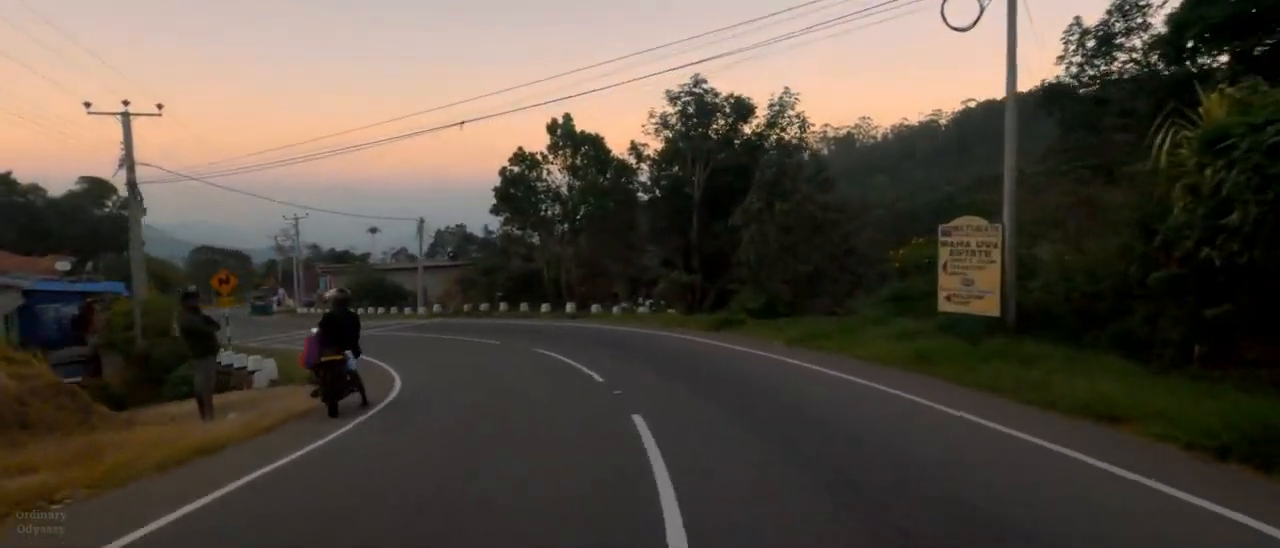
#> input picture frame 36 of Research Component/1.mp4, 1280 x 548 px, given in place of blur_appear_rainy2.mp4, which was not available
$ python sky_region_environement_detection.py
#> lines starting #> are read from the running program, lines starting #| are printed output that depends on the picture; after the words box and inside, x2 and y2 are one past the last pixel; in counts of white or black regions, pixels touching at a corner belong together; pictures that were not available may be replaced by others from this repository, and a replacement may not be noted
import cv2
import numpy as np


def is_daytime(frame):
    height, width, _ = frame.shape
    sky_region = frame[:height//3, :]
    gray = cv2.cvtColor(sky_region, cv2.COLOR_BGR2GRAY)
    brightness = np.mean(gray)
    return brightness > 100

def is_nighttime(frame):
    height, width, _ = frame.shape
    sky_region = frame[:height//3, :]
    gray = cv2.cvtColor(sky_region, cv2.COLOR_BGR2GRAY)
    brightness = np.mean(gray)

    if brightness < 50:
        _, thresholded = cv2.threshold(gray, 200, 255, cv2.THRESH_BINARY)
        bright_pixels = np.sum(thresholded == 255)
        total_pixels = gray.size
        bright_ratio = bright_pixels / total_pixels

        if bright_ratio < 0.01:
            return True
    return False

def compute_histogram(frame):
    gray = cv2.cvtColor(frame, cv2.COLOR_BGR2GRAY)
    hist = cv2.calcHist([gray], [0], None, [256], [0, 256])
    cv2.normalize(hist, hist)
    return hist

def compare_histograms(hist1, hist2):
    score = cv2.compareHist(hist1, hist2, cv2.HISTCMP_CORREL)
    return score

def detect_rain(hist1, hist2, threshold=0.8):
    score = compare_histograms(hist1, hist2)
    return score < threshold

def process_video_stream(video_path):
#> called with video_path = 'dataset/blur/blur_appear_rainy2.mp4'
    cap = cv2.VideoCapture(video_path)

    if not cap.isOpened():
        print("Error: Could not open video file.")
        return

    ret, prev_frame = cap.read()
#> prev_frame is the input picture: shape (548, 1280, 3); mean B, G, R 66.2, 76.8, 86.2
    if not ret:
        print("Error: Could not read the first frame.")
        return

    prev_hist = compute_histogram(prev_frame)
#> in compute_histogram, `gray = cv2.cvtColor(frame, cv2.COLOR_BGR2GRAY)`:
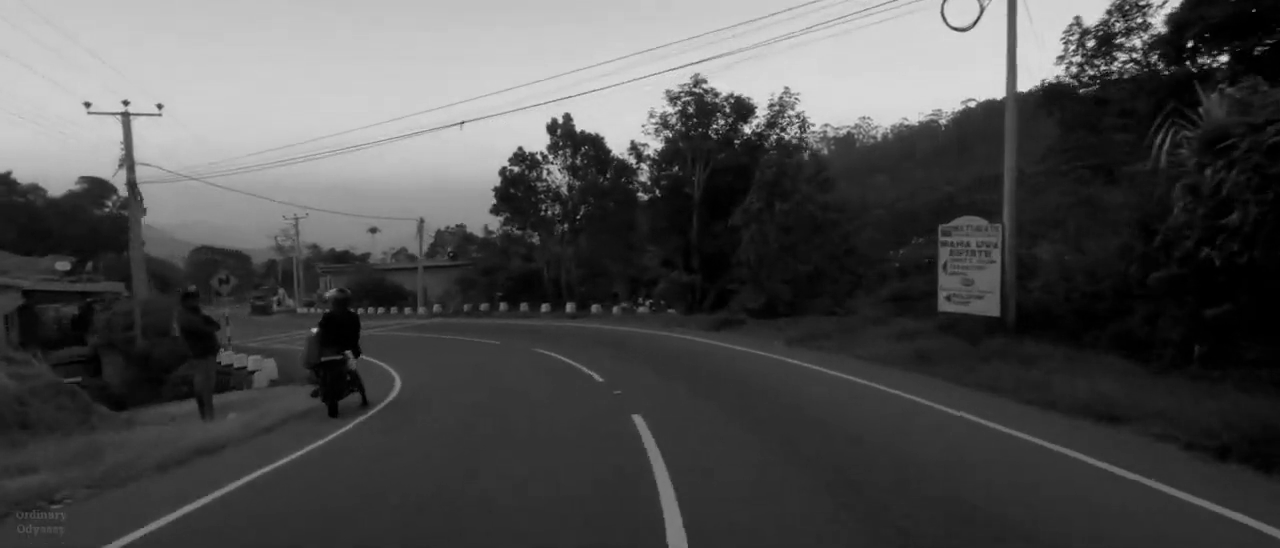
#> gray: shape (548, 1280); min 0, max 228, mean 78.4
#> in compute_histogram, `hist = cv2.calcHist([gray], [0], None, [256], [0, 256])`: hist = 256 values, max 17356 at index 46, min 0 at index 229, mean 2740
#> prev_hist = 256 values, max 0.235 at index 46, min 0 at index 229, mean 0.0372

    fps = cap.get(cv2.CAP_PROP_FPS)
    rain_detected = False
    no_rain_frames = 0
    no_rain_frame_threshold = 30
    check_interval = 150
    frame_count = 0


    daytime = is_daytime(prev_frame)
#> in is_daytime, `sky_region = frame[:height//3, :]`:
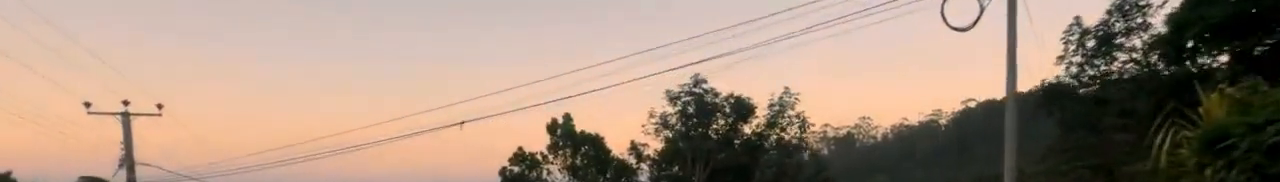
#> sky_region: shape (182, 1280, 3); mean B, G, R 126.3, 143.4, 166.2
#> in is_daytime, `gray = cv2.cvtColor(sky_region, cv2.COLOR_BGR2GRAY)`:
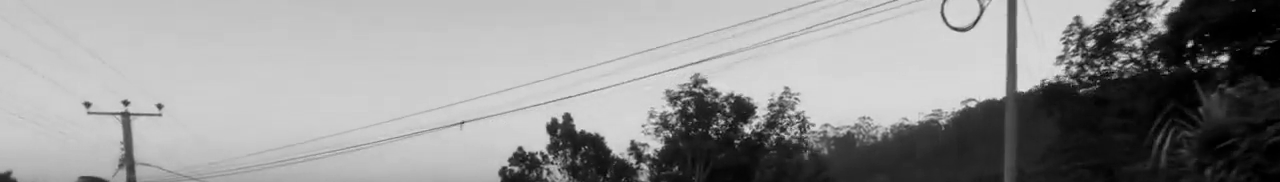
#> gray: shape (182, 1280); min 0, max 228, mean 148.3
#> in is_daytime, `brightness = np.mean(gray)`: brightness = 148.3
#> daytime = True
    nighttime = not daytime
#> nighttime = False

    while cap.isOpened():
        ret, frame = cap.read()
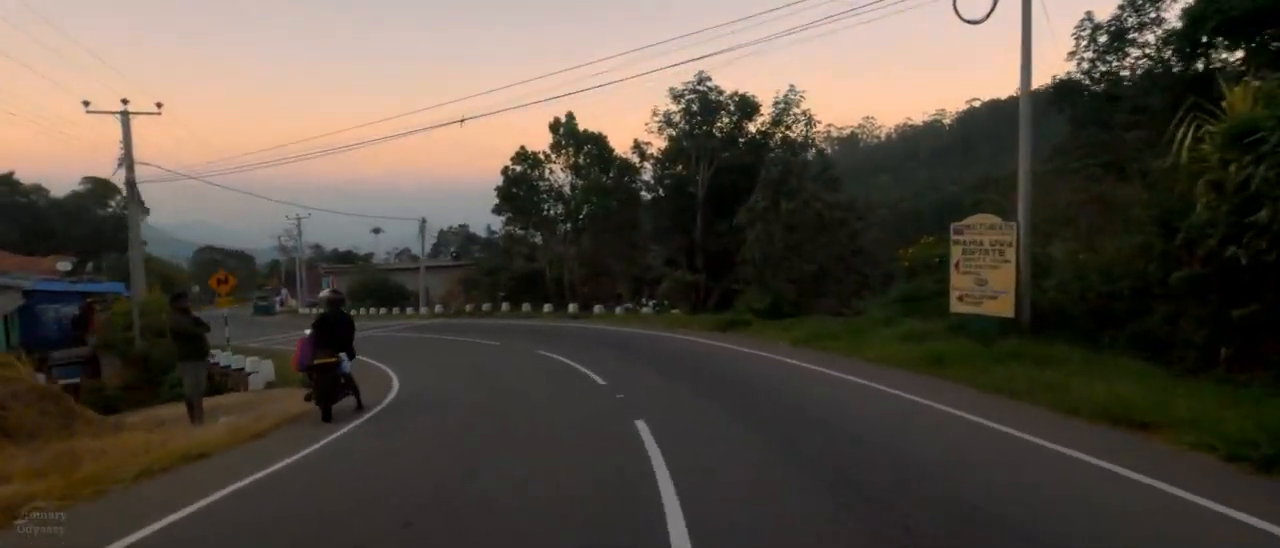
#> input picture frame 37 of Research Component/1.mp4, 1280 x 548 px, given in place of blur_appear_rainy2.mp4, which was not available
#> frame is the input picture: shape (548, 1280, 3); mean B, G, R 66.4, 77.2, 86.5
        if not ret:
            break

        frame_count += 1


        if frame_count % check_interval == 0:
            daytime = is_daytime(frame)
            nighttime = not daytime

        current_hist = compute_histogram(frame)
#> in compute_histogram (call 2), `gray = cv2.cvtColor(frame, cv2.COLOR_BGR2GRAY)`:
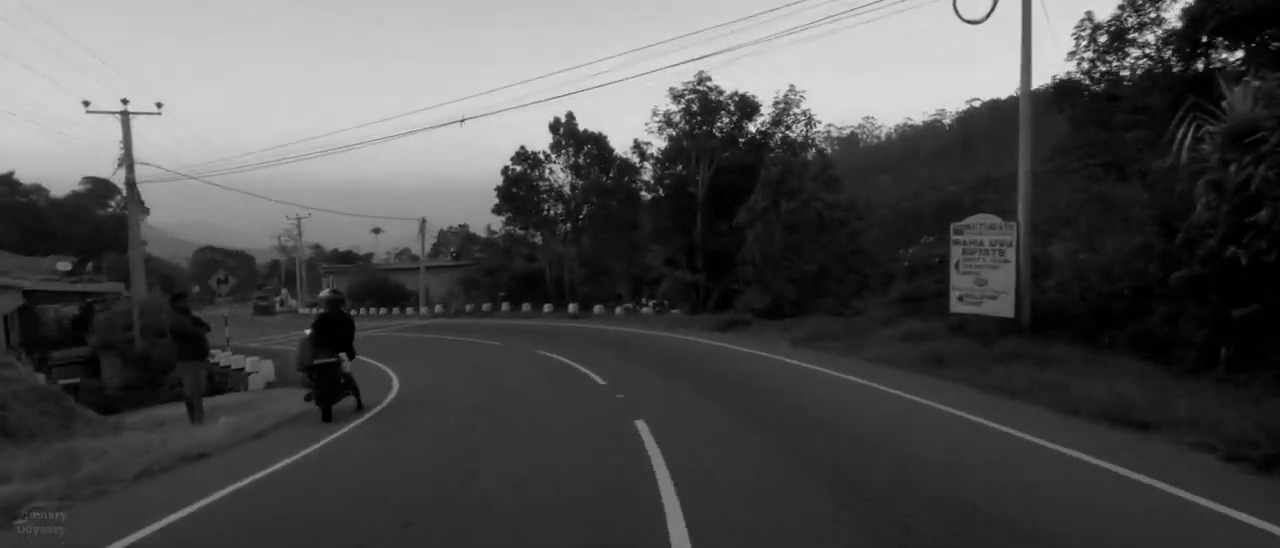
#> gray: shape (548, 1280); min 0, max 239, mean 78.7
#> in compute_histogram (call 2), `hist = cv2.calcHist([gray], [0], None, [256], [0, 256])`: hist = 256 values, max 17242 at index 46, min 0 at index 227, mean 2740
#> current_hist = 256 values, max 0.233 at index 46, min 0 at index 227, mean 0.0371
        raining = detect_rain(prev_hist, current_hist)
#> in compare_histograms, `score = cv2.compareHist(hist1, hist2, cv2.HISTCMP_CORREL)`: score = 0.998
#> raining = False

        condition = ""
        if daytime:
            condition = "DayMode"
        elif nighttime:
            condition = "NightMode"

        if raining:
            rain_detected = True
            no_rain_frames = 0
        else:
            no_rain_frames += 1

        if rain_detected:
            condition += " - Rain Detected"

        if no_rain_frames > no_rain_frame_threshold:
            rain_detected = False

        cv2.putText(frame, condition, (10, 30), cv2.FONT_HERSHEY_SIMPLEX, 1, (255, 0, 0), 2)
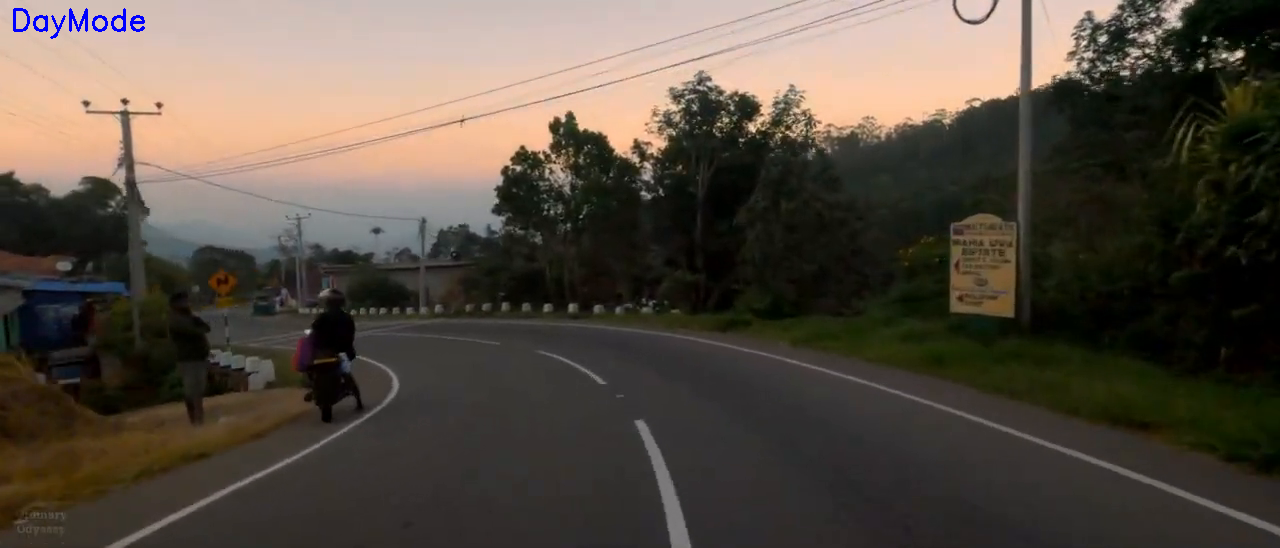
#> frame: shape (548, 1280, 3); 0.16% of pixels changed, all inside (x1, y1, x2, y2) = (13, 8, 145, 39)
        cv2.imshow("Road Condition", frame)

        delay = int(500 / fps)
        if cv2.waitKey(delay) & 0xFF == ord('q'):
#> (key q is pressed here)
            break

        prev_hist = current_hist

    cap.release()
    cv2.destroyAllWindows()

if __name__ == "__main__":
    video_path = "dataset/blur/blur_appear_rainy2.mp4"
    process_video_stream(video_path)

$ run again, starting later in the video
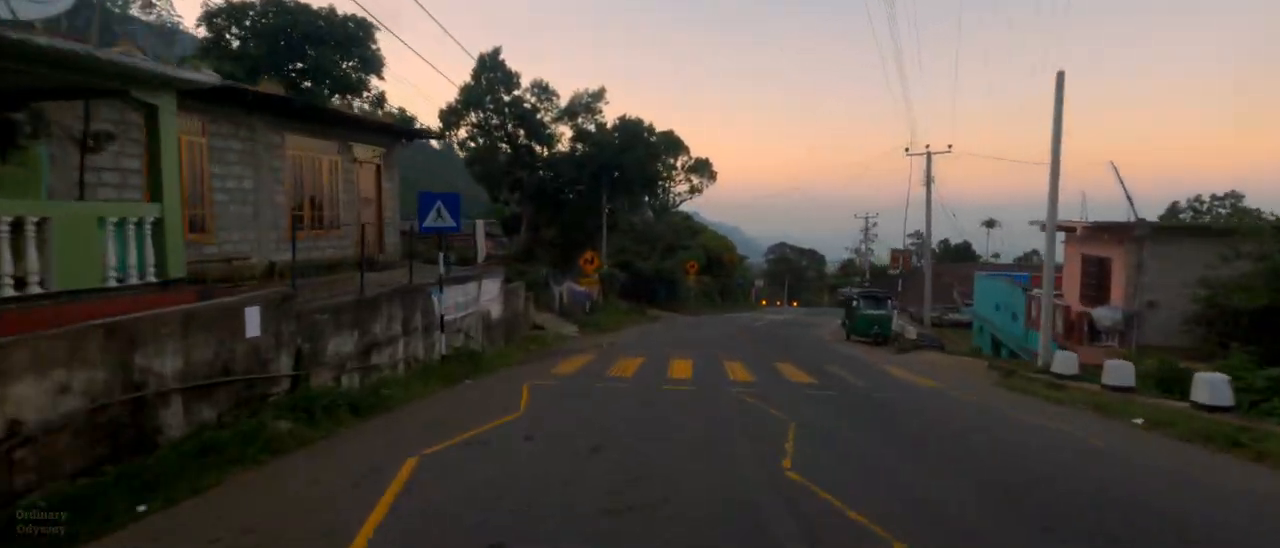
#> input picture frame 166 of Research Component/1.mp4, 1280 x 548 px, given in place of blur_appear_rainy2.mp4, which was not available
#> in process_video_stream, prev_frame is the input picture: shape (548, 1280, 3); mean B, G, R 67.2, 75.3, 83.3
#> hist = 256 values, max 19037 at index 43, min 0 at index 234, mean 2740
#> prev_hist = 256 values, max 0.252 at index 43, min 0 at index 234, mean 0.0363
#> in is_daytime, `gray = cv2.cvtColor(sky_region, cv2.COLOR_BGR2GRAY)`:
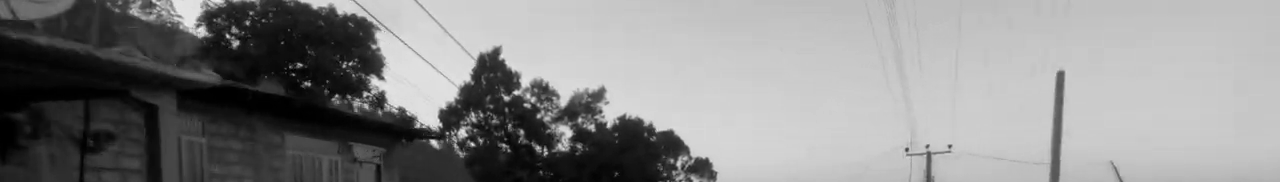
#> gray: shape (182, 1280); min 0, max 240, mean 137.1
#> brightness = 137.1
#> daytime = True
#> nighttime = False
#> current_hist = 256 values, max 0.251 at index 44, min 0 at index 239, mean 0.0363
#> in compare_histograms, `score = cv2.compareHist(hist1, hist2, cv2.HISTCMP_CORREL)`: score = 0.999
#> raining = False
#> in process_video_stream, `cv2.putText(frame, condition, (10, 30), cv2.FONT_HERSHEY_SIMPLEX, 1, (..`:
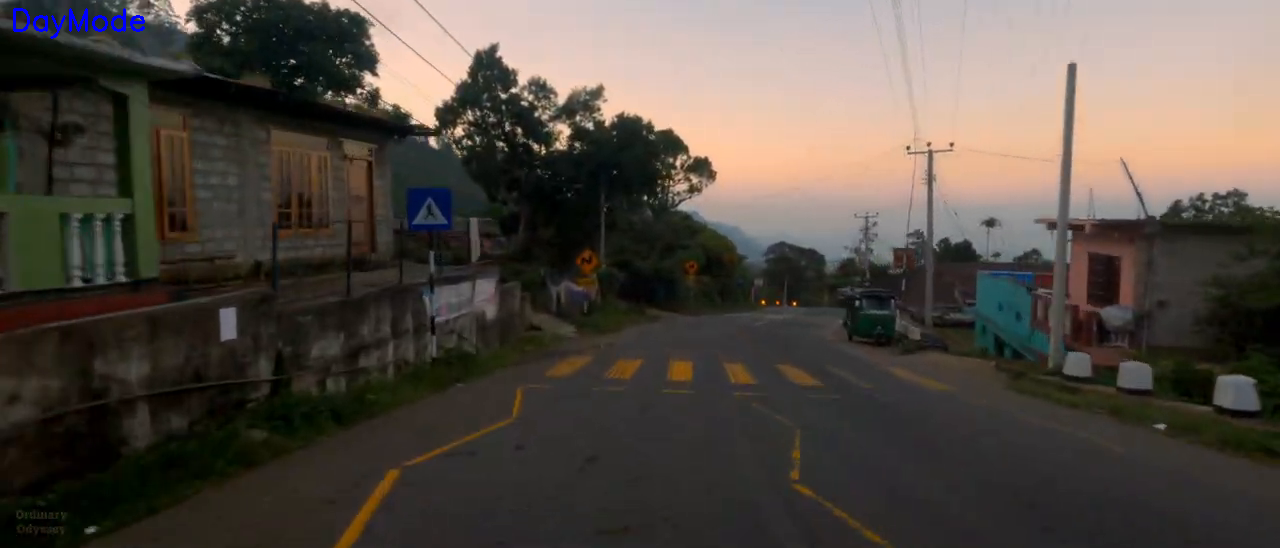
#> frame: shape (548, 1280, 3); mean B, G, R 67.2, 74.9, 82.8

$ run again, starting later in the video
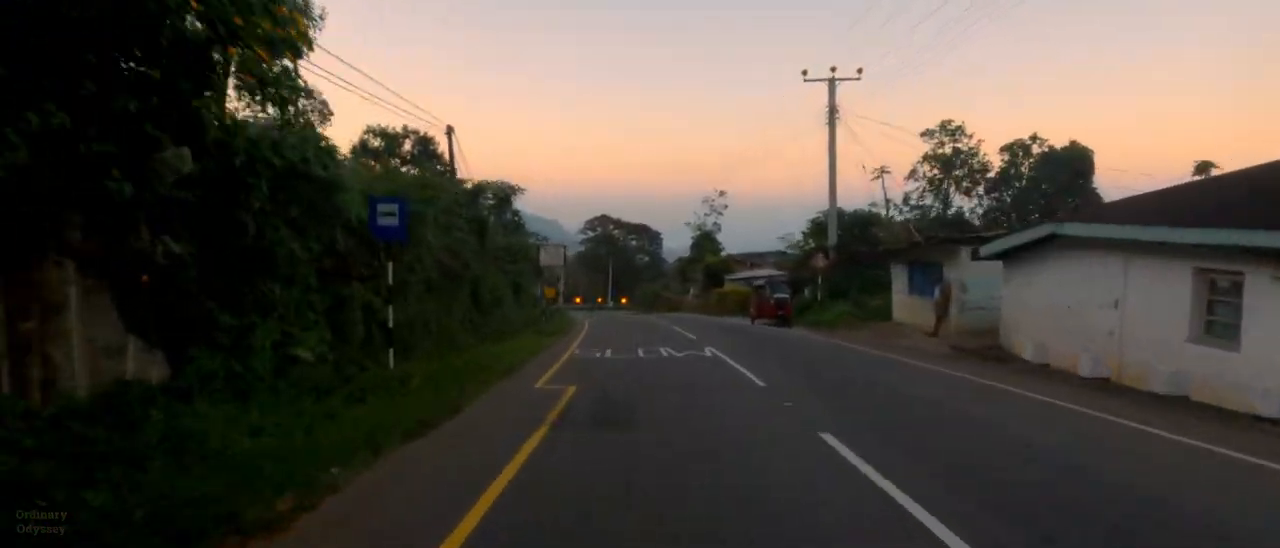
#> input picture frame 295 of Research Component/1.mp4, 1280 x 548 px, given in place of blur_appear_rainy2.mp4, which was not available
#> in process_video_stream, prev_frame is the input picture: shape (548, 1280, 3); mean B, G, R 66.5, 75.8, 83.9
#> hist = 256 values, max 31049 at index 0, min 0 at index 233, mean 2740
#> prev_hist = 256 values, max 0.388 at index 0, min 0 at index 233, mean 0.0342
#> in is_daytime, `gray = cv2.cvtColor(sky_region, cv2.COLOR_BGR2GRAY)`:
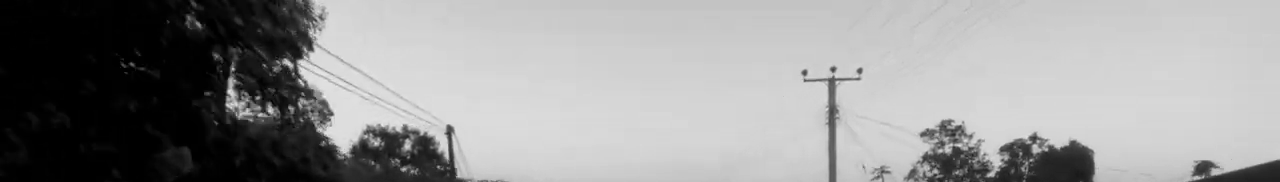
#> gray: shape (182, 1280); min 0, max 238, mean 150.2
#> brightness = 150.2
#> daytime = True
#> nighttime = False
#> current_hist = 256 values, max 0.383 at index 0, min 0 at index 232, mean 0.0345
#> in compare_histograms, `score = cv2.compareHist(hist1, hist2, cv2.HISTCMP_CORREL)`: score = 0.999
#> raining = False
#> in process_video_stream, `cv2.putText(frame, condition, (10, 30), cv2.FONT_HERSHEY_SIMPLEX, 1, (..`:
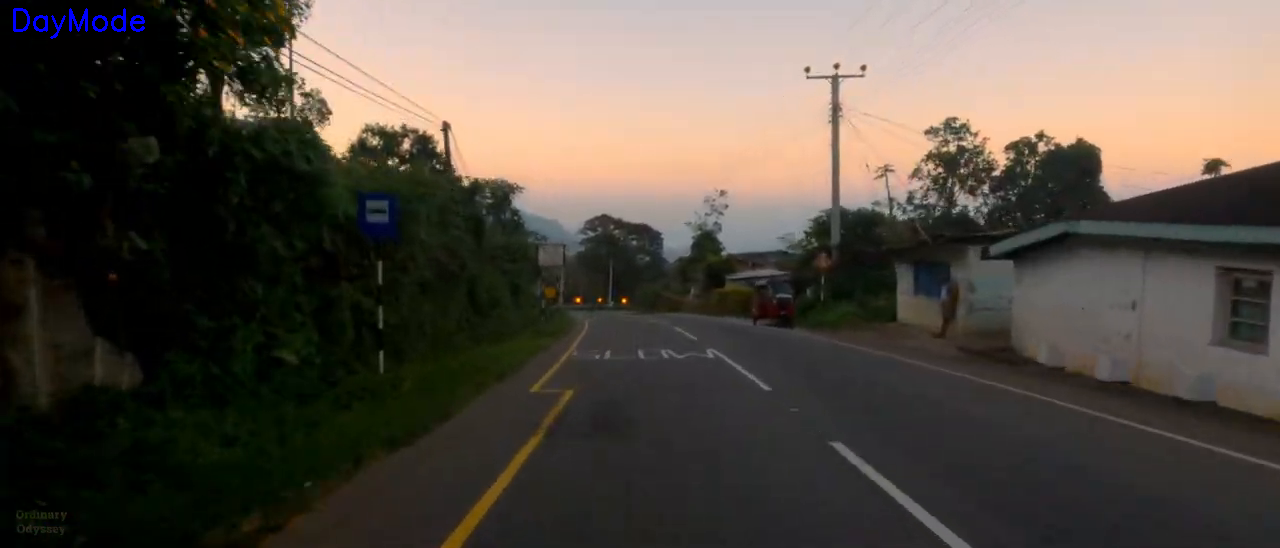
#> frame: shape (548, 1280, 3); mean B, G, R 67.2, 76.2, 84.3
